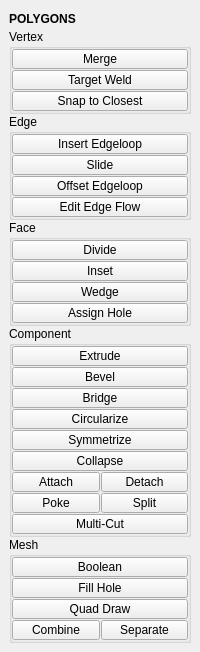
<?xml version="1.0" encoding="UTF-8"?>
<ui version="4.0">
 <class>QtUi</class>
 <widget class="QMainWindow" name="QtUi">
  <property name="geometry">
   <rect>
    <x>0</x>
    <y>0</y>
    <width>200</width>
    <height>641</height>
   </rect>
  </property>
  <property name="tabShape">
   <enum>QTabWidget::Triangular</enum>
  </property>
  <property name="dockNestingEnabled">
   <bool>true</bool>
  </property>
  <property name="dockOptions">
   <set>QMainWindow::AllowNestedDocks|QMainWindow::AllowTabbedDocks|QMainWindow::AnimatedDocks|QMainWindow::ForceTabbedDocks</set>
  </property>
  <property name="balette" stdset="0">
   <palette>
    <active/>
    <inactive/>
    <disabled/>
   </palette>
  </property>
  <widget class="QWidget" name="central_widget">
   <property name="minimumSize">
    <size>
     <width>200</width>
     <height>0</height>
    </size>
   </property>
   <property name="balette" stdset="0">
    <palette>
     <active/>
     <inactive/>
     <disabled/>
    </palette>
   </property>
   <layout class="QVBoxLayout" name="verticalLayout_2">
    <item>
     <layout class="QVBoxLayout" name="verticalLayout">
      <property name="spacing">
       <number>0</number>
      </property>
      <item>
       <widget class="Header" name="header">
        <property name="minimumSize">
         <size>
          <width>0</width>
          <height>20</height>
         </size>
        </property>
        <property name="maximumSize">
         <size>
          <width>16777215</width>
          <height>20</height>
         </size>
        </property>
        <property name="font">
         <font>
          <weight>75</weight>
          <bold>true</bold>
         </font>
        </property>
        <property name="text">
         <string>POLYGONS</string>
        </property>
       </widget>
      </item>
      <item>
       <widget class="QGroupBox" name="vertex">
        <property name="title">
         <string>Vertex</string>
        </property>
        <layout class="QVBoxLayout" name="verticalLayout_5">
         <property name="spacing">
          <number>1</number>
         </property>
         <property name="leftMargin">
          <number>0</number>
         </property>
         <property name="topMargin">
          <number>0</number>
         </property>
         <property name="rightMargin">
          <number>0</number>
         </property>
         <property name="bottomMargin">
          <number>0</number>
         </property>
         <item>
          <widget class="PushButton" name="tb000">
           <property name="enabled">
            <bool>true</bool>
           </property>
           <property name="minimumSize">
            <size>
             <width>0</width>
             <height>20</height>
            </size>
           </property>
           <property name="maximumSize">
            <size>
             <width>16777215</width>
             <height>20</height>
            </size>
           </property>
           <property name="toolTip">
            <string>Merge selected components.  (default: to center)</string>
           </property>
           <property name="text">
            <string>Merge</string>
           </property>
           <property name="iconSize">
            <size>
             <width>18</width>
             <height>18</height>
            </size>
           </property>
          </widget>
         </item>
         <item>
          <widget class="QPushButton" name="b043">
           <property name="enabled">
            <bool>true</bool>
           </property>
           <property name="minimumSize">
            <size>
             <width>0</width>
             <height>20</height>
            </size>
           </property>
           <property name="maximumSize">
            <size>
             <width>16777215</width>
             <height>20</height>
            </size>
           </property>
           <property name="toolTip">
            <string>Merge two edges or vertices into a single component</string>
           </property>
           <property name="text">
            <string>Target Weld</string>
           </property>
           <property name="iconSize">
            <size>
             <width>18</width>
             <height>18</height>
            </size>
           </property>
           <property name="balette" stdset="0">
            <palette>
             <active>
              <colorrole role="Button">
               <brush brushstyle="SolidPattern">
                <color alpha="255">
                 <red>80</red>
                 <green>80</green>
                 <blue>80</blue>
                </color>
               </brush>
              </colorrole>
             </active>
             <inactive>
              <colorrole role="Button">
               <brush brushstyle="SolidPattern">
                <color alpha="255">
                 <red>80</red>
                 <green>80</green>
                 <blue>80</blue>
                </color>
               </brush>
              </colorrole>
             </inactive>
             <disabled>
              <colorrole role="Button">
               <brush brushstyle="SolidPattern">
                <color alpha="255">
                 <red>80</red>
                 <green>80</green>
                 <blue>80</blue>
                </color>
               </brush>
              </colorrole>
             </disabled>
            </palette>
           </property>
          </widget>
         </item>
         <item>
          <widget class="PushButton" name="tb009">
           <property name="enabled">
            <bool>true</bool>
           </property>
           <property name="minimumSize">
            <size>
             <width>0</width>
             <height>20</height>
            </size>
           </property>
           <property name="maximumSize">
            <size>
             <width>16777215</width>
             <height>20</height>
            </size>
           </property>
           <property name="toolTip">
            <string>&lt;html&gt;&lt;head/&gt;&lt;body&gt;&lt;p&gt;&lt;span style=&quot; font-weight:600;&quot;&gt;Snap vertices from one object to another.&lt;/span&gt;&lt;/p&gt;&lt;p&gt;&lt;br/&gt;&lt;/p&gt;&lt;p&gt;&lt;span style=&quot; font-style:italic;&quot;&gt;The vertices of the first selected object will be snapped to those of the second.&lt;/span&gt;&lt;/p&gt;&lt;/body&gt;&lt;/html&gt;</string>
           </property>
           <property name="layoutDirection">
            <enum>Qt::LeftToRight</enum>
           </property>
           <property name="text">
            <string>Snap to Closest</string>
           </property>
          </widget>
         </item>
        </layout>
       </widget>
      </item>
      <item>
       <widget class="QGroupBox" name="edge">
        <property name="title">
         <string>Edge</string>
        </property>
        <layout class="QVBoxLayout" name="verticalLayout_7">
         <property name="spacing">
          <number>1</number>
         </property>
         <property name="leftMargin">
          <number>0</number>
         </property>
         <property name="topMargin">
          <number>0</number>
         </property>
         <property name="rightMargin">
          <number>0</number>
         </property>
         <property name="bottomMargin">
          <number>0</number>
         </property>
         <item>
          <widget class="QPushButton" name="b047">
           <property name="enabled">
            <bool>true</bool>
           </property>
           <property name="minimumSize">
            <size>
             <width>0</width>
             <height>20</height>
            </size>
           </property>
           <property name="maximumSize">
            <size>
             <width>16777215</width>
             <height>20</height>
            </size>
           </property>
           <property name="toolTip">
            <string>Split selected edge ring</string>
           </property>
           <property name="text">
            <string>Insert Edgeloop</string>
           </property>
           <property name="iconSize">
            <size>
             <width>18</width>
             <height>18</height>
            </size>
           </property>
           <property name="balette" stdset="0">
            <palette>
             <active>
              <colorrole role="Highlight">
               <brush brushstyle="SolidPattern">
                <color alpha="255">
                 <red>168</red>
                 <green>152</green>
                 <blue>250</blue>
                </color>
               </brush>
              </colorrole>
             </active>
             <inactive>
              <colorrole role="Highlight">
               <brush brushstyle="SolidPattern">
                <color alpha="255">
                 <red>168</red>
                 <green>152</green>
                 <blue>250</blue>
                </color>
               </brush>
              </colorrole>
             </inactive>
             <disabled>
              <colorrole role="Highlight">
               <brush brushstyle="SolidPattern">
                <color alpha="255">
                 <red>0</red>
                 <green>120</green>
                 <blue>215</blue>
                </color>
               </brush>
              </colorrole>
             </disabled>
            </palette>
           </property>
          </widget>
         </item>
         <item>
          <widget class="QPushButton" name="b049">
           <property name="enabled">
            <bool>true</bool>
           </property>
           <property name="minimumSize">
            <size>
             <width>0</width>
             <height>20</height>
            </size>
           </property>
           <property name="maximumSize">
            <size>
             <width>16777215</width>
             <height>20</height>
            </size>
           </property>
           <property name="toolTip">
            <string>Slide edge loops or paths along their neighboring edges</string>
           </property>
           <property name="text">
            <string>Slide</string>
           </property>
           <property name="iconSize">
            <size>
             <width>18</width>
             <height>18</height>
            </size>
           </property>
           <property name="autoDefault">
            <bool>false</bool>
           </property>
           <property name="default">
            <bool>false</bool>
           </property>
           <property name="flat">
            <bool>false</bool>
           </property>
           <property name="balette" stdset="0">
            <palette>
             <active>
              <colorrole role="Highlight">
               <brush brushstyle="SolidPattern">
                <color alpha="255">
                 <red>168</red>
                 <green>152</green>
                 <blue>250</blue>
                </color>
               </brush>
              </colorrole>
             </active>
             <inactive>
              <colorrole role="Highlight">
               <brush brushstyle="SolidPattern">
                <color alpha="255">
                 <red>168</red>
                 <green>152</green>
                 <blue>250</blue>
                </color>
               </brush>
              </colorrole>
             </inactive>
             <disabled>
              <colorrole role="Highlight">
               <brush brushstyle="SolidPattern">
                <color alpha="255">
                 <red>0</red>
                 <green>120</green>
                 <blue>215</blue>
                </color>
               </brush>
              </colorrole>
             </disabled>
            </palette>
           </property>
          </widget>
         </item>
         <item>
          <widget class="QPushButton" name="b051">
           <property name="enabled">
            <bool>true</bool>
           </property>
           <property name="minimumSize">
            <size>
             <width>0</width>
             <height>20</height>
            </size>
           </property>
           <property name="maximumSize">
            <size>
             <width>16777215</width>
             <height>20</height>
            </size>
           </property>
           <property name="toolTip">
            <string>Offset edge loop tool</string>
           </property>
           <property name="text">
            <string>Offset Edgeloop</string>
           </property>
           <property name="iconSize">
            <size>
             <width>18</width>
             <height>18</height>
            </size>
           </property>
           <property name="balette" stdset="0">
            <palette>
             <active>
              <colorrole role="Highlight">
               <brush brushstyle="SolidPattern">
                <color alpha="255">
                 <red>168</red>
                 <green>152</green>
                 <blue>250</blue>
                </color>
               </brush>
              </colorrole>
             </active>
             <inactive>
              <colorrole role="Highlight">
               <brush brushstyle="SolidPattern">
                <color alpha="255">
                 <red>168</red>
                 <green>152</green>
                 <blue>250</blue>
                </color>
               </brush>
              </colorrole>
             </inactive>
             <disabled>
              <colorrole role="Highlight">
               <brush brushstyle="SolidPattern">
                <color alpha="255">
                 <red>0</red>
                 <green>120</green>
                 <blue>215</blue>
                </color>
               </brush>
              </colorrole>
             </disabled>
            </palette>
           </property>
          </widget>
         </item>
         <item>
          <widget class="QPushButton" name="b053">
           <property name="enabled">
            <bool>true</bool>
           </property>
           <property name="minimumSize">
            <size>
             <width>0</width>
             <height>20</height>
            </size>
           </property>
           <property name="maximumSize">
            <size>
             <width>16777215</width>
             <height>20</height>
            </size>
           </property>
           <property name="toolTip">
            <string>Edit edges that respect surface curvature</string>
           </property>
           <property name="text">
            <string>Edit Edge Flow</string>
           </property>
           <property name="autoDefault">
            <bool>false</bool>
           </property>
           <property name="default">
            <bool>false</bool>
           </property>
           <property name="flat">
            <bool>false</bool>
           </property>
           <property name="balette" stdset="0">
            <palette>
             <active>
              <colorrole role="Highlight">
               <brush brushstyle="SolidPattern">
                <color alpha="255">
                 <red>168</red>
                 <green>152</green>
                 <blue>250</blue>
                </color>
               </brush>
              </colorrole>
             </active>
             <inactive>
              <colorrole role="Highlight">
               <brush brushstyle="SolidPattern">
                <color alpha="255">
                 <red>168</red>
                 <green>152</green>
                 <blue>250</blue>
                </color>
               </brush>
              </colorrole>
             </inactive>
             <disabled>
              <colorrole role="Highlight">
               <brush brushstyle="SolidPattern">
                <color alpha="255">
                 <red>0</red>
                 <green>120</green>
                 <blue>215</blue>
                </color>
               </brush>
              </colorrole>
             </disabled>
            </palette>
           </property>
          </widget>
         </item>
        </layout>
       </widget>
      </item>
      <item>
       <widget class="QGroupBox" name="face">
        <property name="title">
         <string>Face</string>
        </property>
        <layout class="QVBoxLayout" name="verticalLayout_6">
         <property name="spacing">
          <number>1</number>
         </property>
         <property name="leftMargin">
          <number>0</number>
         </property>
         <property name="topMargin">
          <number>0</number>
         </property>
         <property name="rightMargin">
          <number>0</number>
         </property>
         <property name="bottomMargin">
          <number>0</number>
         </property>
         <item>
          <widget class="PushButton" name="tb007">
           <property name="enabled">
            <bool>true</bool>
           </property>
           <property name="minimumSize">
            <size>
             <width>0</width>
             <height>20</height>
            </size>
           </property>
           <property name="maximumSize">
            <size>
             <width>16777215</width>
             <height>20</height>
            </size>
           </property>
           <property name="toolTip">
            <string>Divide facet</string>
           </property>
           <property name="text">
            <string>Divide</string>
           </property>
           <property name="iconSize">
            <size>
             <width>18</width>
             <height>18</height>
            </size>
           </property>
          </widget>
         </item>
         <item>
          <widget class="PushButton" name="tb006">
           <property name="enabled">
            <bool>true</bool>
           </property>
           <property name="minimumSize">
            <size>
             <width>0</width>
             <height>20</height>
            </size>
           </property>
           <property name="maximumSize">
            <size>
             <width>16777215</width>
             <height>20</height>
            </size>
           </property>
           <property name="toolTip">
            <string>Inset selected face region</string>
           </property>
           <property name="text">
            <string>Inset</string>
           </property>
           <property name="iconSize">
            <size>
             <width>18</width>
             <height>18</height>
            </size>
           </property>
          </widget>
         </item>
         <item>
          <widget class="QPushButton" name="b034">
           <property name="enabled">
            <bool>true</bool>
           </property>
           <property name="minimumSize">
            <size>
             <width>0</width>
             <height>20</height>
            </size>
           </property>
           <property name="maximumSize">
            <size>
             <width>16777215</width>
             <height>20</height>
            </size>
           </property>
           <property name="toolTip">
            <string>Wedge the selected faces by extruding and rotating them about a selected edge.</string>
           </property>
           <property name="text">
            <string>Wedge</string>
           </property>
           <property name="iconSize">
            <size>
             <width>18</width>
             <height>18</height>
            </size>
           </property>
           <property name="balette" stdset="0">
            <palette>
             <active>
              <colorrole role="Highlight">
               <brush brushstyle="SolidPattern">
                <color alpha="255">
                 <red>168</red>
                 <green>152</green>
                 <blue>250</blue>
                </color>
               </brush>
              </colorrole>
             </active>
             <inactive>
              <colorrole role="Highlight">
               <brush brushstyle="SolidPattern">
                <color alpha="255">
                 <red>168</red>
                 <green>152</green>
                 <blue>250</blue>
                </color>
               </brush>
              </colorrole>
             </inactive>
             <disabled>
              <colorrole role="Highlight">
               <brush brushstyle="SolidPattern">
                <color alpha="255">
                 <red>0</red>
                 <green>120</green>
                 <blue>215</blue>
                </color>
               </brush>
              </colorrole>
             </disabled>
            </palette>
           </property>
          </widget>
         </item>
         <item>
          <widget class="QPushButton" name="b038">
           <property name="enabled">
            <bool>true</bool>
           </property>
           <property name="minimumSize">
            <size>
             <width>0</width>
             <height>20</height>
            </size>
           </property>
           <property name="maximumSize">
            <size>
             <width>16777215</width>
             <height>20</height>
            </size>
           </property>
           <property name="toolTip">
            <string>Toggle assign the selected faces to be hole or unassign the hole faces to be non-hole.</string>
           </property>
           <property name="text">
            <string>Assign Hole</string>
           </property>
           <property name="iconSize">
            <size>
             <width>18</width>
             <height>18</height>
            </size>
           </property>
           <property name="balette" stdset="0">
            <palette>
             <active>
              <colorrole role="Button">
               <brush brushstyle="SolidPattern">
                <color alpha="255">
                 <red>80</red>
                 <green>80</green>
                 <blue>80</blue>
                </color>
               </brush>
              </colorrole>
             </active>
             <inactive>
              <colorrole role="Button">
               <brush brushstyle="SolidPattern">
                <color alpha="255">
                 <red>80</red>
                 <green>80</green>
                 <blue>80</blue>
                </color>
               </brush>
              </colorrole>
             </inactive>
             <disabled>
              <colorrole role="Button">
               <brush brushstyle="SolidPattern">
                <color alpha="255">
                 <red>80</red>
                 <green>80</green>
                 <blue>80</blue>
                </color>
               </brush>
              </colorrole>
             </disabled>
            </palette>
           </property>
          </widget>
         </item>
        </layout>
       </widget>
      </item>
      <item>
       <widget class="QGroupBox" name="component">
        <property name="title">
         <string>Component</string>
        </property>
        <layout class="QGridLayout" name="gridLayout">
         <property name="leftMargin">
          <number>0</number>
         </property>
         <property name="topMargin">
          <number>0</number>
         </property>
         <property name="rightMargin">
          <number>0</number>
         </property>
         <property name="bottomMargin">
          <number>0</number>
         </property>
         <property name="spacing">
          <number>1</number>
         </property>
         <item row="0" column="0" colspan="2">
          <widget class="PushButton" name="tb003">
           <property name="enabled">
            <bool>true</bool>
           </property>
           <property name="minimumSize">
            <size>
             <width>0</width>
             <height>20</height>
            </size>
           </property>
           <property name="maximumSize">
            <size>
             <width>16777215</width>
             <height>20</height>
            </size>
           </property>
           <property name="toolTip">
            <string>Extrude the selected component</string>
           </property>
           <property name="text">
            <string>Extrude</string>
           </property>
           <property name="iconSize">
            <size>
             <width>18</width>
             <height>18</height>
            </size>
           </property>
          </widget>
         </item>
         <item row="6" column="0" colspan="2">
          <widget class="QPushButton" name="b009">
           <property name="enabled">
            <bool>true</bool>
           </property>
           <property name="minimumSize">
            <size>
             <width>0</width>
             <height>20</height>
            </size>
           </property>
           <property name="maximumSize">
            <size>
             <width>16777215</width>
             <height>20</height>
            </size>
           </property>
           <property name="toolTip">
            <string>Collapse the selected edges or faces</string>
           </property>
           <property name="text">
            <string>Collapse</string>
           </property>
           <property name="iconSize">
            <size>
             <width>18</width>
             <height>18</height>
            </size>
           </property>
           <property name="autoDefault">
            <bool>false</bool>
           </property>
           <property name="default">
            <bool>false</bool>
           </property>
           <property name="flat">
            <bool>false</bool>
           </property>
          </widget>
         </item>
         <item row="2" column="0" colspan="2">
          <widget class="PushButton" name="tb001">
           <property name="enabled">
            <bool>true</bool>
           </property>
           <property name="minimumSize">
            <size>
             <width>0</width>
             <height>20</height>
            </size>
           </property>
           <property name="maximumSize">
            <size>
             <width>16777215</width>
             <height>20</height>
            </size>
           </property>
           <property name="toolTip">
            <string>Create a bridge between two sets of edges or faces</string>
           </property>
           <property name="text">
            <string>Bridge</string>
           </property>
           <property name="iconSize">
            <size>
             <width>18</width>
             <height>18</height>
            </size>
           </property>
          </widget>
         </item>
         <item row="1" column="0" colspan="2">
          <widget class="PushButton" name="tb004">
           <property name="enabled">
            <bool>true</bool>
           </property>
           <property name="minimumSize">
            <size>
             <width>0</width>
             <height>20</height>
            </size>
           </property>
           <property name="maximumSize">
            <size>
             <width>16777215</width>
             <height>20</height>
            </size>
           </property>
           <property name="toolTip">
            <string>Bevel modifier</string>
           </property>
           <property name="text">
            <string>Bevel</string>
           </property>
           <property name="iconSize">
            <size>
             <width>18</width>
             <height>18</height>
            </size>
           </property>
          </widget>
         </item>
         <item row="3" column="0" colspan="2">
          <widget class="QPushButton" name="b000">
           <property name="enabled">
            <bool>true</bool>
           </property>
           <property name="minimumSize">
            <size>
             <width>0</width>
             <height>20</height>
            </size>
           </property>
           <property name="maximumSize">
            <size>
             <width>16777215</width>
             <height>20</height>
            </size>
           </property>
           <property name="toolTip">
            <string>Organize vertices of selected components into a perfect geometric shape.</string>
           </property>
           <property name="text">
            <string>Circularize</string>
           </property>
           <property name="iconSize">
            <size>
             <width>18</width>
             <height>18</height>
            </size>
           </property>
           <property name="balette" stdset="0">
            <palette>
             <active>
              <colorrole role="Highlight">
               <brush brushstyle="SolidPattern">
                <color alpha="255">
                 <red>168</red>
                 <green>152</green>
                 <blue>250</blue>
                </color>
               </brush>
              </colorrole>
             </active>
             <inactive>
              <colorrole role="Highlight">
               <brush brushstyle="SolidPattern">
                <color alpha="255">
                 <red>168</red>
                 <green>152</green>
                 <blue>250</blue>
                </color>
               </brush>
              </colorrole>
             </inactive>
             <disabled>
              <colorrole role="Highlight">
               <brush brushstyle="SolidPattern">
                <color alpha="255">
                 <red>0</red>
                 <green>120</green>
                 <blue>215</blue>
                </color>
               </brush>
              </colorrole>
             </disabled>
            </palette>
           </property>
          </widget>
         </item>
         <item row="4" column="0" colspan="2">
          <widget class="QPushButton" name="b003">
           <property name="enabled">
            <bool>true</bool>
           </property>
           <property name="minimumSize">
            <size>
             <width>0</width>
             <height>20</height>
            </size>
           </property>
           <property name="maximumSize">
            <size>
             <width>16777215</width>
             <height>20</height>
            </size>
           </property>
           <property name="toolTip">
            <string>&lt;html&gt;&lt;head/&gt;&lt;body&gt;&lt;p&gt;Mirror selected mesh components across the topological symmetry axis.&lt;/p&gt;&lt;p&gt;&lt;br/&gt;&lt;/p&gt;&lt;p&gt;First select any components to mirror, then when prompted, select an edge to define an axis.&lt;/p&gt;&lt;/body&gt;&lt;/html&gt;</string>
           </property>
           <property name="text">
            <string>Symmetrize</string>
           </property>
           <property name="iconSize">
            <size>
             <width>18</width>
             <height>18</height>
            </size>
           </property>
           <property name="balette" stdset="0">
            <palette>
             <active>
              <colorrole role="Highlight">
               <brush brushstyle="SolidPattern">
                <color alpha="255">
                 <red>168</red>
                 <green>152</green>
                 <blue>250</blue>
                </color>
               </brush>
              </colorrole>
             </active>
             <inactive>
              <colorrole role="Highlight">
               <brush brushstyle="SolidPattern">
                <color alpha="255">
                 <red>168</red>
                 <green>152</green>
                 <blue>250</blue>
                </color>
               </brush>
              </colorrole>
             </inactive>
             <disabled>
              <colorrole role="Highlight">
               <brush brushstyle="SolidPattern">
                <color alpha="255">
                 <red>0</red>
                 <green>120</green>
                 <blue>215</blue>
                </color>
               </brush>
              </colorrole>
             </disabled>
            </palette>
           </property>
          </widget>
         </item>
         <item row="10" column="0" colspan="2">
          <widget class="QPushButton" name="b012">
           <property name="enabled">
            <bool>true</bool>
           </property>
           <property name="minimumSize">
            <size>
             <width>0</width>
             <height>20</height>
            </size>
           </property>
           <property name="maximumSize">
            <size>
             <width>16777215</width>
             <height>20</height>
            </size>
           </property>
           <property name="toolTip">
            <string>Divide faces by splitting cutting and inserting edge loops</string>
           </property>
           <property name="text">
            <string>Multi-Cut</string>
           </property>
           <property name="iconSize">
            <size>
             <width>18</width>
             <height>18</height>
            </size>
           </property>
           <property name="balette" stdset="0">
            <palette>
             <active>
              <colorrole role="Highlight">
               <brush brushstyle="SolidPattern">
                <color alpha="255">
                 <red>168</red>
                 <green>152</green>
                 <blue>250</blue>
                </color>
               </brush>
              </colorrole>
             </active>
             <inactive>
              <colorrole role="Highlight">
               <brush brushstyle="SolidPattern">
                <color alpha="255">
                 <red>168</red>
                 <green>152</green>
                 <blue>250</blue>
                </color>
               </brush>
              </colorrole>
             </inactive>
             <disabled>
              <colorrole role="Highlight">
               <brush brushstyle="SolidPattern">
                <color alpha="255">
                 <red>0</red>
                 <green>120</green>
                 <blue>215</blue>
                </color>
               </brush>
              </colorrole>
             </disabled>
            </palette>
           </property>
          </widget>
         </item>
         <item row="9" column="1">
          <widget class="QPushButton" name="b046">
           <property name="enabled">
            <bool>true</bool>
           </property>
           <property name="minimumSize">
            <size>
             <width>0</width>
             <height>20</height>
            </size>
           </property>
           <property name="maximumSize">
            <size>
             <width>16777215</width>
             <height>20</height>
            </size>
           </property>
           <property name="toolTip">
            <string>Split selected components resulting in a edge ring around them</string>
           </property>
           <property name="text">
            <string>Split</string>
           </property>
           <property name="iconSize">
            <size>
             <width>18</width>
             <height>18</height>
            </size>
           </property>
           <property name="autoDefault">
            <bool>false</bool>
           </property>
           <property name="default">
            <bool>false</bool>
           </property>
           <property name="flat">
            <bool>false</bool>
           </property>
          </widget>
         </item>
         <item row="9" column="0">
          <widget class="QPushButton" name="b032">
           <property name="enabled">
            <bool>true</bool>
           </property>
           <property name="minimumSize">
            <size>
             <width>88</width>
             <height>20</height>
            </size>
           </property>
           <property name="maximumSize">
            <size>
             <width>16777215</width>
             <height>20</height>
            </size>
           </property>
           <property name="toolTip">
            <string>Poke the selected faces by creating a new vertex at the center of each face.</string>
           </property>
           <property name="text">
            <string>Poke</string>
           </property>
           <property name="iconSize">
            <size>
             <width>18</width>
             <height>18</height>
            </size>
           </property>
           <property name="balette" stdset="0">
            <palette>
             <active>
              <colorrole role="Highlight">
               <brush brushstyle="SolidPattern">
                <color alpha="255">
                 <red>168</red>
                 <green>152</green>
                 <blue>250</blue>
                </color>
               </brush>
              </colorrole>
             </active>
             <inactive>
              <colorrole role="Highlight">
               <brush brushstyle="SolidPattern">
                <color alpha="255">
                 <red>168</red>
                 <green>152</green>
                 <blue>250</blue>
                </color>
               </brush>
              </colorrole>
             </inactive>
             <disabled>
              <colorrole role="Highlight">
               <brush brushstyle="SolidPattern">
                <color alpha="255">
                 <red>0</red>
                 <green>120</green>
                 <blue>215</blue>
                </color>
               </brush>
              </colorrole>
             </disabled>
            </palette>
           </property>
          </widget>
         </item>
         <item row="7" column="0">
          <widget class="QPushButton" name="b022">
           <property name="enabled">
            <bool>true</bool>
           </property>
           <property name="minimumSize">
            <size>
             <width>88</width>
             <height>20</height>
            </size>
           </property>
           <property name="maximumSize">
            <size>
             <width>16777215</width>
             <height>20</height>
            </size>
           </property>
           <property name="toolTip">
            <string>Connect vertices edges and polygons</string>
           </property>
           <property name="text">
            <string>Attach</string>
           </property>
           <property name="iconSize">
            <size>
             <width>18</width>
             <height>18</height>
            </size>
           </property>
          </widget>
         </item>
         <item row="7" column="1">
          <widget class="PushButton" name="tb005">
           <property name="enabled">
            <bool>true</bool>
           </property>
           <property name="minimumSize">
            <size>
             <width>0</width>
             <height>20</height>
            </size>
           </property>
           <property name="maximumSize">
            <size>
             <width>16777215</width>
             <height>20</height>
            </size>
           </property>
           <property name="toolTip">
            <string>Detach selected components</string>
           </property>
           <property name="text">
            <string>Detach</string>
           </property>
           <property name="iconSize">
            <size>
             <width>18</width>
             <height>18</height>
            </size>
           </property>
          </widget>
         </item>
        </layout>
       </widget>
      </item>
      <item>
       <widget class="QGroupBox" name="mesh">
        <property name="title">
         <string>Mesh</string>
        </property>
        <layout class="QGridLayout" name="gridLayout_2">
         <property name="leftMargin">
          <number>0</number>
         </property>
         <property name="topMargin">
          <number>0</number>
         </property>
         <property name="rightMargin">
          <number>0</number>
         </property>
         <property name="bottomMargin">
          <number>0</number>
         </property>
         <property name="spacing">
          <number>1</number>
         </property>
         <item row="3" column="0">
          <widget class="PushButton" name="tb002">
           <property name="enabled">
            <bool>true</bool>
           </property>
           <property name="minimumSize">
            <size>
             <width>88</width>
             <height>20</height>
            </size>
           </property>
           <property name="maximumSize">
            <size>
             <width>16777215</width>
             <height>20</height>
            </size>
           </property>
           <property name="toolTip">
            <string>Combine the selected polygon objects into one single object to allow operations such as merges or face trims</string>
           </property>
           <property name="text">
            <string>Combine</string>
           </property>
           <property name="iconSize">
            <size>
             <width>18</width>
             <height>18</height>
            </size>
           </property>
          </widget>
         </item>
         <item row="2" column="0" colspan="2">
          <widget class="QPushButton" name="b028">
           <property name="enabled">
            <bool>true</bool>
           </property>
           <property name="minimumSize">
            <size>
             <width>0</width>
             <height>20</height>
            </size>
           </property>
           <property name="maximumSize">
            <size>
             <width>16777215</width>
             <height>20</height>
            </size>
           </property>
           <property name="toolTip">
            <string>Enter quad draw tool</string>
           </property>
           <property name="text">
            <string>Quad Draw</string>
           </property>
           <property name="iconSize">
            <size>
             <width>18</width>
             <height>18</height>
            </size>
           </property>
          </widget>
         </item>
         <item row="0" column="0" colspan="2">
          <widget class="PushButton" name="tb008">
           <property name="enabled">
            <bool>true</bool>
           </property>
           <property name="minimumSize">
            <size>
             <width>0</width>
             <height>20</height>
            </size>
           </property>
           <property name="maximumSize">
            <size>
             <width>16777215</width>
             <height>20</height>
            </size>
           </property>
           <property name="toolTip">
            <string>Preforms a boolean union on the selected polygon objects creating a new object</string>
           </property>
           <property name="text">
            <string>Boolean</string>
           </property>
           <property name="iconSize">
            <size>
             <width>18</width>
             <height>18</height>
            </size>
           </property>
          </widget>
         </item>
         <item row="1" column="0" colspan="2">
          <widget class="QPushButton" name="b001">
           <property name="enabled">
            <bool>true</bool>
           </property>
           <property name="minimumSize">
            <size>
             <width>0</width>
             <height>20</height>
            </size>
           </property>
           <property name="maximumSize">
            <size>
             <width>16777215</width>
             <height>20</height>
            </size>
           </property>
           <property name="toolTip">
            <string>Cap holes modifier</string>
           </property>
           <property name="text">
            <string>Fill Hole</string>
           </property>
           <property name="iconSize">
            <size>
             <width>18</width>
             <height>18</height>
            </size>
           </property>
          </widget>
         </item>
         <item row="3" column="1">
          <widget class="QPushButton" name="b002">
           <property name="enabled">
            <bool>true</bool>
           </property>
           <property name="minimumSize">
            <size>
             <width>0</width>
             <height>20</height>
            </size>
           </property>
           <property name="maximumSize">
            <size>
             <width>16777215</width>
             <height>20</height>
            </size>
           </property>
           <property name="toolTip">
            <string>Separates the selected polygonobject shells or the shells of any selected faces from the object into one object into distinct objects</string>
           </property>
           <property name="text">
            <string>Separate</string>
           </property>
           <property name="iconSize">
            <size>
             <width>18</width>
             <height>18</height>
            </size>
           </property>
          </widget>
         </item>
        </layout>
       </widget>
      </item>
      <item>
       <spacer name="verticalSpacer_2">
        <property name="orientation">
         <enum>Qt::Vertical</enum>
        </property>
        <property name="sizeHint" stdset="0">
         <size>
          <width>20</width>
          <height>40</height>
         </size>
        </property>
       </spacer>
      </item>
     </layout>
    </item>
   </layout>
  </widget>
 </widget>
 <customwidgets>
  <customwidget>
   <class>Header</class>
   <extends>QLabel</extends>
   <header>uitk.widgets.header.Header.h</header>
  </customwidget>
  <customwidget>
   <class>PushButton</class>
   <extends>QPushButton</extends>
   <header>widgets.pushbutton.h</header>
  </customwidget>
 </customwidgets>
 <resources/>
 <connections/>
 <designerdata>
  <property name="gridDeltaX">
   <number>5</number>
  </property>
  <property name="gridDeltaY">
   <number>5</number>
  </property>
  <property name="gridSnapX">
   <bool>true</bool>
  </property>
  <property name="gridSnapY">
   <bool>true</bool>
  </property>
  <property name="gridVisible">
   <bool>true</bool>
  </property>
 </designerdata>
</ui>
